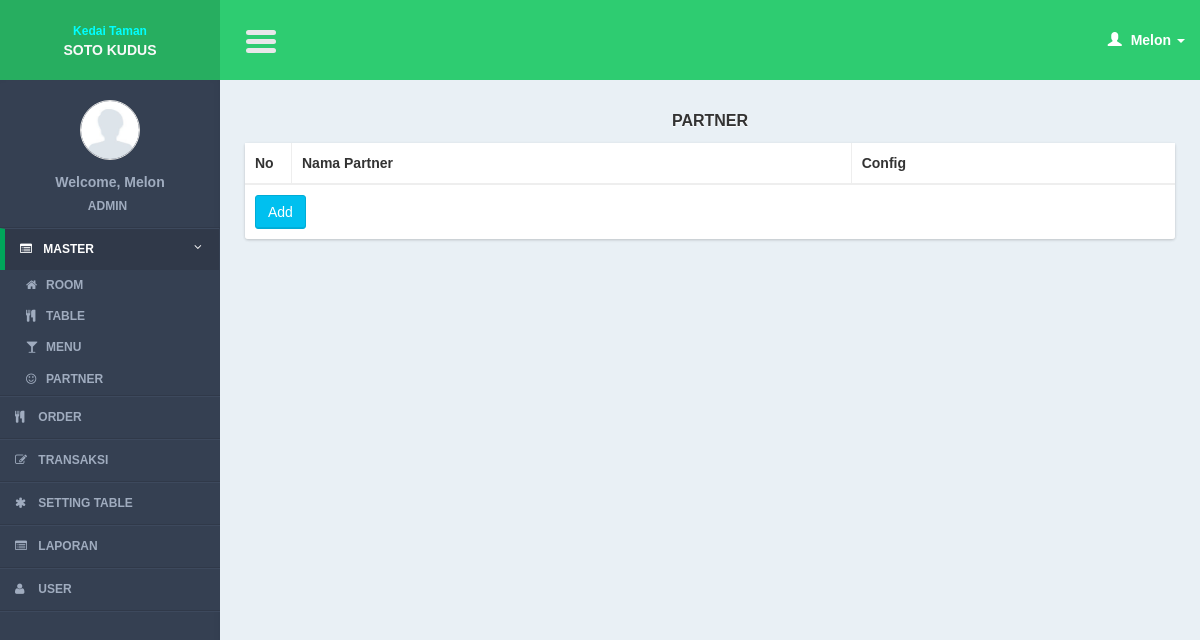
The app's page /controllers/partner.php?page=list (signed in), older data.
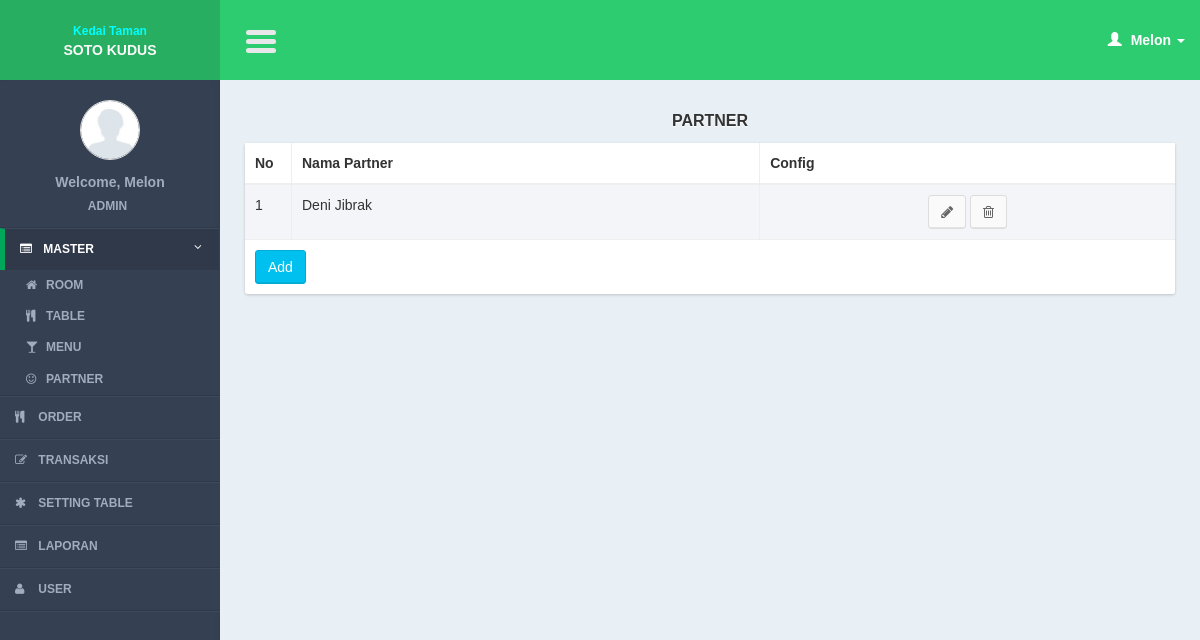
The same page, newer data.
### tables this page shows
CREATE TABLE IF NOT EXISTS `partners` (
`partner_id` int(11) NOT NULL,
  `partner_name` varchar(100) NOT NULL
);

### models/partner_model.php (called while the page is built, shortened)
<?php
function select(){
	$query = mysql_query("select a.*
							from partners a
							where partner_id <> 1
							order by partner_id");
	return $query;
}
?>

### views/partner/list.php (the view, shortened to what this page needs)
     <section class="content">
         <div class="row">
             <div class="col-xs-12">
                  <div class="title_page"> <?= $title ?></div>
                 <div class="box">
                     <div class="box-body2 table-responsive">
                         <table id="example1" class="table table-bordered table-striped">
                             <thead>
                                 <tr>
                                 <th width="5%">No</th>
                                     <th>Nama Partner</th>
                                        <th>Config</th>
                                 </tr>
                             </thead>
                             <tbody>
                                 <?php
                                $no = 1;
  while($row = mysql_fetch_array($query)){
                                 ?>
                                 <tr>
                                 <td><?= $no?></td>
                                    <td><?= $row['partner_name']?></td>
                                    <td style="text-align:center;">
                                         <a href="partner.php?page=form&id=<?= $row['partner_id']?>" class="btn btn-default" ><i class="fa fa-pencil"></i></a>
                                         <a href="javascript:void(0)" onclick="confirm_delete(<?= $row['partner_id']; ?>,'partner.php?page=delete&id=')" class="btn btn-default" ><i class="fa fa-trash-o"></i></a>
                                     </td>
                                 </tr>
                                 <?php
$no++;
                                 }
                                 ?>
                             </tbody>
                               <tfoot>
                                 <tr>
                                     <td colspan="10"><a href="<?= $add_button ?>" class="btn btn-info " >Add</a></td>
                                 </tr>
                             </tfoot>
                         </table>
                     </div>
                 </div>
             </div>
         </div>
     </section>

Row changes from the older to the newer data that the page shows:
added partners: partner_name "Deni Jibrak"
